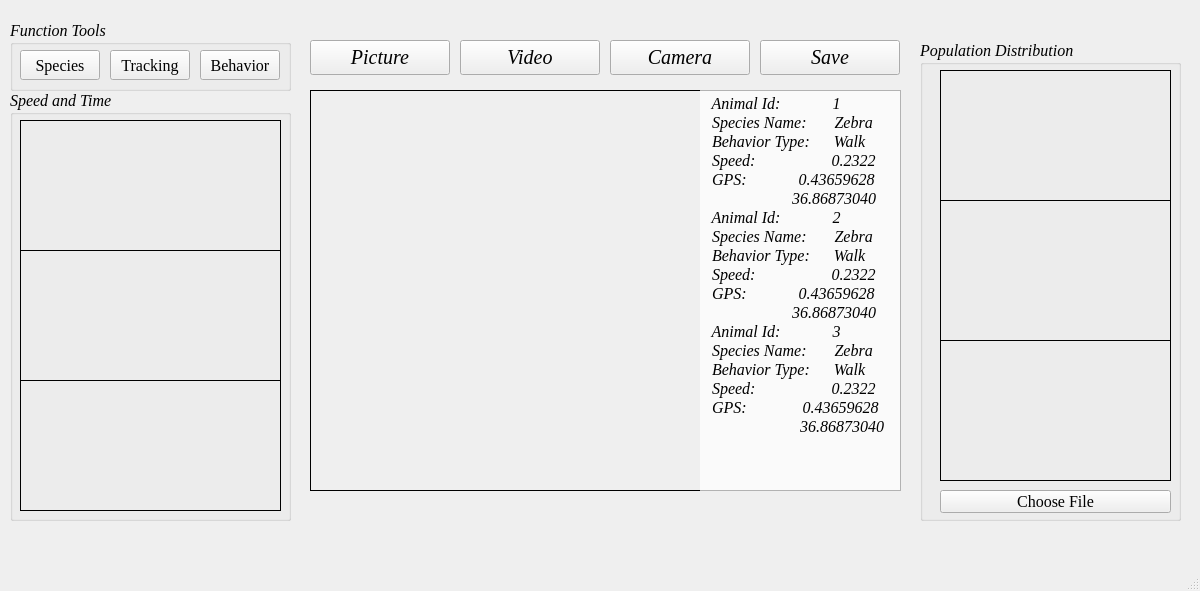
<?xml version="1.0" encoding="UTF-8"?>
<ui version="4.0">
 <class>MainWindow</class>
 <widget class="QMainWindow" name="MainWindow">
  <property name="geometry">
   <rect>
    <x>0</x>
    <y>0</y>
    <width>1200</width>
    <height>591</height>
   </rect>
  </property>
  <property name="mouseTracking">
   <bool>false</bool>
  </property>
  <property name="windowTitle">
   <string>MainWindow</string>
  </property>
  <widget class="QWidget" name="centralwidget">
   <widget class="QGroupBox" name="groupBox">
    <property name="geometry">
     <rect>
      <x>10</x>
      <y>20</y>
      <width>281</width>
      <height>71</height>
     </rect>
    </property>
    <property name="font">
     <font>
      <family>Times New Roman</family>
      <pointsize>12</pointsize>
      <italic>true</italic>
     </font>
    </property>
    <property name="title">
     <string>Function Tools</string>
    </property>
    <widget class="QPushButton" name="Func_1">
     <property name="geometry">
      <rect>
       <x>10</x>
       <y>30</y>
       <width>80</width>
       <height>30</height>
      </rect>
     </property>
     <property name="font">
      <font>
       <family>Times New Roman</family>
       <pointsize>12</pointsize>
       <italic>false</italic>
      </font>
     </property>
     <property name="text">
      <string>Species</string>
     </property>
    </widget>
    <widget class="QPushButton" name="Func_2">
     <property name="geometry">
      <rect>
       <x>100</x>
       <y>30</y>
       <width>80</width>
       <height>30</height>
      </rect>
     </property>
     <property name="font">
      <font>
       <family>Times New Roman</family>
       <pointsize>12</pointsize>
       <italic>false</italic>
      </font>
     </property>
     <property name="text">
      <string>Tracking</string>
     </property>
    </widget>
    <widget class="QPushButton" name="Func_3">
     <property name="geometry">
      <rect>
       <x>190</x>
       <y>30</y>
       <width>80</width>
       <height>30</height>
      </rect>
     </property>
     <property name="font">
      <font>
       <family>Times New Roman</family>
       <pointsize>12</pointsize>
       <italic>false</italic>
      </font>
     </property>
     <property name="text">
      <string>Behavior</string>
     </property>
    </widget>
   </widget>
   <widget class="QPushButton" name="pushButton">
    <property name="geometry">
     <rect>
      <x>460</x>
      <y>40</y>
      <width>140</width>
      <height>35</height>
     </rect>
    </property>
    <property name="font">
     <font>
      <family>Times New Roman</family>
      <pointsize>15</pointsize>
      <italic>true</italic>
     </font>
    </property>
    <property name="text">
     <string>Video</string>
    </property>
   </widget>
   <widget class="QPushButton" name="pushButton_2">
    <property name="geometry">
     <rect>
      <x>310</x>
      <y>40</y>
      <width>140</width>
      <height>35</height>
     </rect>
    </property>
    <property name="font">
     <font>
      <family>Times New Roman</family>
      <pointsize>15</pointsize>
      <italic>true</italic>
     </font>
    </property>
    <property name="text">
     <string>Picture</string>
    </property>
   </widget>
   <widget class="QPushButton" name="pushButton_3">
    <property name="geometry">
     <rect>
      <x>610</x>
      <y>40</y>
      <width>140</width>
      <height>35</height>
     </rect>
    </property>
    <property name="font">
     <font>
      <family>Times New Roman</family>
      <pointsize>15</pointsize>
      <italic>true</italic>
     </font>
    </property>
    <property name="text">
     <string>Camera</string>
    </property>
   </widget>
   <widget class="QLabel" name="Dis_vid">
    <property name="geometry">
     <rect>
      <x>310</x>
      <y>90</y>
      <width>591</width>
      <height>401</height>
     </rect>
    </property>
    <property name="frameShape">
     <enum>QFrame::Box</enum>
    </property>
    <property name="text">
     <string/>
    </property>
   </widget>
   <widget class="QTextEdit" name="textEdit">
    <property name="geometry">
     <rect>
      <x>700</x>
      <y>90</y>
      <width>201</width>
      <height>401</height>
     </rect>
    </property>
    <property name="font">
     <font>
      <family>Times New Roman</family>
      <pointsize>12</pointsize>
      <italic>true</italic>
     </font>
    </property>
    <property name="styleSheet">
     <string notr="true">color: rgb(0, 0,0); background-color: rgb(255, 255,255,0.7)</string>
    </property>
    <property name="frameShape">
     <enum>QFrame::NoFrame</enum>
    </property>
    <property name="html">
     <string>&lt;!DOCTYPE HTML PUBLIC &quot;-//W3C//DTD HTML 4.0//EN&quot; &quot;http://www.w3.org/TR/REC-html40/strict.dtd&quot;&gt;
&lt;html&gt;&lt;head&gt;&lt;meta name=&quot;qrichtext&quot; content=&quot;1&quot; /&gt;&lt;style type=&quot;text/css&quot;&gt;
p, li { white-space: pre-wrap; }
&lt;/style&gt;&lt;/head&gt;&lt;body style=&quot; font-family:'Times New Roman'; font-size:12pt; font-weight:400; font-style:italic;&quot;&gt;
&lt;p align=&quot;justify&quot; style=&quot; margin-top:0px; margin-bottom:0px; margin-left:0px; margin-right:0px; -qt-block-indent:0; text-indent:0px;&quot;&gt;  Animal Id:             1&lt;/p&gt;
&lt;p align=&quot;justify&quot; style=&quot; margin-top:0px; margin-bottom:0px; margin-left:0px; margin-right:0px; -qt-block-indent:0; text-indent:0px;&quot;&gt;  Species Name:       Zebra&lt;/p&gt;
&lt;p align=&quot;justify&quot; style=&quot; margin-top:0px; margin-bottom:0px; margin-left:0px; margin-right:0px; -qt-block-indent:0; text-indent:0px;&quot;&gt;  Behavior Type:      Walk&lt;/p&gt;
&lt;p align=&quot;justify&quot; style=&quot; margin-top:0px; margin-bottom:0px; margin-left:0px; margin-right:0px; -qt-block-indent:0; text-indent:0px;&quot;&gt;  Speed:                   0.2322&lt;/p&gt;
&lt;p align=&quot;justify&quot; style=&quot; margin-top:0px; margin-bottom:0px; margin-left:0px; margin-right:0px; -qt-block-indent:0; text-indent:0px;&quot;&gt;  GPS:             0.43659628&lt;/p&gt;
&lt;p align=&quot;justify&quot; style=&quot; margin-top:0px; margin-bottom:0px; margin-left:0px; margin-right:0px; -qt-block-indent:0; text-indent:0px;&quot;&gt;                      36.86873040&lt;/p&gt;
&lt;p align=&quot;justify&quot; style=&quot; margin-top:0px; margin-bottom:0px; margin-left:0px; margin-right:0px; -qt-block-indent:0; text-indent:0px;&quot;&gt;  Animal Id:             2&lt;/p&gt;
&lt;p align=&quot;justify&quot; style=&quot; margin-top:0px; margin-bottom:0px; margin-left:0px; margin-right:0px; -qt-block-indent:0; text-indent:0px;&quot;&gt;  Species Name:       Zebra&lt;/p&gt;
&lt;p align=&quot;justify&quot; style=&quot; margin-top:0px; margin-bottom:0px; margin-left:0px; margin-right:0px; -qt-block-indent:0; text-indent:0px;&quot;&gt;  Behavior Type:      Walk&lt;/p&gt;
&lt;p align=&quot;justify&quot; style=&quot; margin-top:0px; margin-bottom:0px; margin-left:0px; margin-right:0px; -qt-block-indent:0; text-indent:0px;&quot;&gt;  Speed:                   0.2322&lt;/p&gt;
&lt;p align=&quot;justify&quot; style=&quot; margin-top:0px; margin-bottom:0px; margin-left:0px; margin-right:0px; -qt-block-indent:0; text-indent:0px;&quot;&gt;  GPS:             0.43659628&lt;/p&gt;
&lt;p align=&quot;justify&quot; style=&quot; margin-top:0px; margin-bottom:0px; margin-left:0px; margin-right:0px; -qt-block-indent:0; text-indent:0px;&quot;&gt;                      36.86873040&lt;/p&gt;
&lt;p align=&quot;justify&quot; style=&quot; margin-top:0px; margin-bottom:0px; margin-left:0px; margin-right:0px; -qt-block-indent:0; text-indent:0px;&quot;&gt;  Animal Id:             3&lt;/p&gt;
&lt;p align=&quot;justify&quot; style=&quot; margin-top:0px; margin-bottom:0px; margin-left:0px; margin-right:0px; -qt-block-indent:0; text-indent:0px;&quot;&gt;  Species Name:       Zebra&lt;/p&gt;
&lt;p align=&quot;justify&quot; style=&quot; margin-top:0px; margin-bottom:0px; margin-left:0px; margin-right:0px; -qt-block-indent:0; text-indent:0px;&quot;&gt;  Behavior Type:      Walk&lt;/p&gt;
&lt;p align=&quot;justify&quot; style=&quot; margin-top:0px; margin-bottom:0px; margin-left:0px; margin-right:0px; -qt-block-indent:0; text-indent:0px;&quot;&gt;  Speed:                   0.2322&lt;/p&gt;
&lt;p align=&quot;justify&quot; style=&quot; margin-top:0px; margin-bottom:0px; margin-left:0px; margin-right:0px; -qt-block-indent:0; text-indent:0px;&quot;&gt;  GPS:              0.43659628&lt;/p&gt;
&lt;p align=&quot;justify&quot; style=&quot; margin-top:0px; margin-bottom:0px; margin-left:0px; margin-right:0px; -qt-block-indent:0; text-indent:0px;&quot;&gt;                        36.86873040&lt;/p&gt;&lt;/body&gt;&lt;/html&gt;</string>
    </property>
   </widget>
   <widget class="QGroupBox" name="groupBox_2">
    <property name="geometry">
     <rect>
      <x>10</x>
      <y>90</y>
      <width>281</width>
      <height>431</height>
     </rect>
    </property>
    <property name="font">
     <font>
      <family>Times New Roman</family>
      <pointsize>12</pointsize>
      <italic>true</italic>
     </font>
    </property>
    <property name="title">
     <string>Speed and Time</string>
    </property>
    <widget class="QLabel" name="speed_1">
     <property name="geometry">
      <rect>
       <x>10</x>
       <y>30</y>
       <width>261</width>
       <height>131</height>
      </rect>
     </property>
     <property name="frameShape">
      <enum>QFrame::Box</enum>
     </property>
     <property name="text">
      <string/>
     </property>
    </widget>
    <widget class="QLabel" name="speed_2">
     <property name="geometry">
      <rect>
       <x>10</x>
       <y>160</y>
       <width>261</width>
       <height>131</height>
      </rect>
     </property>
     <property name="frameShape">
      <enum>QFrame::Box</enum>
     </property>
     <property name="text">
      <string/>
     </property>
    </widget>
    <widget class="QLabel" name="speed_3">
     <property name="geometry">
      <rect>
       <x>10</x>
       <y>290</y>
       <width>261</width>
       <height>131</height>
      </rect>
     </property>
     <property name="frameShape">
      <enum>QFrame::Box</enum>
     </property>
     <property name="text">
      <string/>
     </property>
    </widget>
   </widget>
   <widget class="QPushButton" name="pushButton_4">
    <property name="geometry">
     <rect>
      <x>760</x>
      <y>40</y>
      <width>140</width>
      <height>35</height>
     </rect>
    </property>
    <property name="font">
     <font>
      <family>Times New Roman</family>
      <pointsize>15</pointsize>
      <italic>true</italic>
     </font>
    </property>
    <property name="text">
     <string>Save</string>
    </property>
   </widget>
   <widget class="QGroupBox" name="groupBox_3">
    <property name="geometry">
     <rect>
      <x>920</x>
      <y>40</y>
      <width>261</width>
      <height>481</height>
     </rect>
    </property>
    <property name="font">
     <font>
      <family>Times New Roman</family>
      <pointsize>12</pointsize>
      <italic>true</italic>
     </font>
    </property>
    <property name="title">
     <string>Population Distribution</string>
    </property>
    <widget class="QLabel" name="PD_1">
     <property name="geometry">
      <rect>
       <x>20</x>
       <y>30</y>
       <width>231</width>
       <height>131</height>
      </rect>
     </property>
     <property name="frameShape">
      <enum>QFrame::Box</enum>
     </property>
     <property name="text">
      <string/>
     </property>
    </widget>
    <widget class="QLabel" name="PD_2">
     <property name="geometry">
      <rect>
       <x>20</x>
       <y>160</y>
       <width>231</width>
       <height>141</height>
      </rect>
     </property>
     <property name="frameShape">
      <enum>QFrame::Box</enum>
     </property>
     <property name="text">
      <string/>
     </property>
    </widget>
    <widget class="QLabel" name="PD_3">
     <property name="geometry">
      <rect>
       <x>20</x>
       <y>300</y>
       <width>231</width>
       <height>141</height>
      </rect>
     </property>
     <property name="frameShape">
      <enum>QFrame::Box</enum>
     </property>
     <property name="text">
      <string/>
     </property>
    </widget>
    <widget class="QPushButton" name="pushButton_5">
     <property name="geometry">
      <rect>
       <x>20</x>
       <y>450</y>
       <width>231</width>
       <height>23</height>
      </rect>
     </property>
     <property name="font">
      <font>
       <family>Times New Roman</family>
       <pointsize>12</pointsize>
       <italic>false</italic>
      </font>
     </property>
     <property name="text">
      <string>Choose File</string>
     </property>
    </widget>
   </widget>
  </widget>
  <widget class="QMenuBar" name="menubar">
   <property name="geometry">
    <rect>
     <x>0</x>
     <y>0</y>
     <width>1200</width>
     <height>23</height>
    </rect>
   </property>
  </widget>
  <widget class="QStatusBar" name="statusbar"/>
 </widget>
 <resources/>
 <connections/>
</ui>
